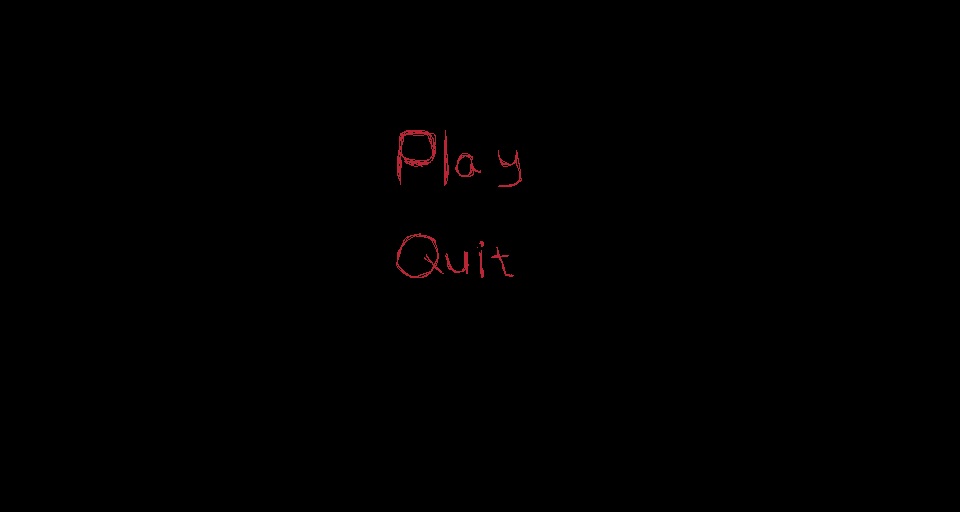

Below is a game level as drawn by its tile map, then a one-line description and the .tmx that defines it (tile-layer data replaced by summaries):
An orthogonal 30x16 tile map with 32x32 px tiles, 1 tile layer (tiles) and 2 objects (play, quit).

<map version="1.0" orientation="orthogonal" width="30" height="16" tilewidth="32" tileheight="32">
 <tileset firstgid="1" name="menu" tilewidth="160" tileheight="64">
  <image source="graphics/menu_options.png" width="1280" height="64" />
 </tileset>
 <layer name="tiles" width="30" height="16">
  <data>[480 cells, 2 non-empty, 2 distinct tile ids]</data>
 </layer>
 <objectgroup name="buttons" width="30" height="16" visible="0">
  <object name="play" x="384" y="160" width="160" height="64">
   <properties>
    <property name="play" value="play" />
   </properties>
  </object>
  <object name="quit" x="384" y="256" width="160" height="64">
   <properties>
    <property name="quit" value="quit" />
   </properties>
  </object>
 </objectgroup>
</map>
